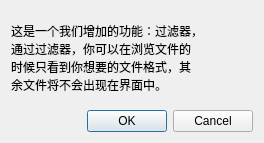
<?xml version="1.0" encoding="UTF-8"?>
<ui version="4.0">
 <class>FilterDailog</class>
 <widget class="QDialog" name="FilterDailog">
  <property name="geometry">
   <rect>
    <x>0</x>
    <y>0</y>
    <width>264</width>
    <height>143</height>
   </rect>
  </property>
  <property name="windowTitle">
   <string>Dialog</string>
  </property>
  <layout class="QVBoxLayout" name="verticalLayout_2">
   <item>
    <layout class="QVBoxLayout" name="verticalLayout">
     <item>
      <widget class="QLabel" name="label">
       <property name="text">
        <string>这是一个我们增加的功能：过滤器，
通过过滤器，你可以在浏览文件的
时候只看到你想要的文件格式，其
余文件将不会出现在界面中。</string>
       </property>
      </widget>
     </item>
     <item>
      <widget class="QDialogButtonBox" name="buttonBox">
       <property name="orientation">
        <enum>Qt::Horizontal</enum>
       </property>
       <property name="standardButtons">
        <set>QDialogButtonBox::Cancel|QDialogButtonBox::Ok</set>
       </property>
      </widget>
     </item>
    </layout>
   </item>
  </layout>
 </widget>
 <resources/>
 <connections>
  <connection>
   <sender>buttonBox</sender>
   <signal>accepted()</signal>
   <receiver>FilterDailog</receiver>
   <slot>accept()</slot>
   <hints>
    <hint type="sourcelabel">
     <x>248</x>
     <y>254</y>
    </hint>
    <hint type="destinationlabel">
     <x>157</x>
     <y>274</y>
    </hint>
   </hints>
  </connection>
  <connection>
   <sender>buttonBox</sender>
   <signal>rejected()</signal>
   <receiver>FilterDailog</receiver>
   <slot>reject()</slot>
   <hints>
    <hint type="sourcelabel">
     <x>316</x>
     <y>260</y>
    </hint>
    <hint type="destinationlabel">
     <x>286</x>
     <y>274</y>
    </hint>
   </hints>
  </connection>
 </connections>
</ui>
